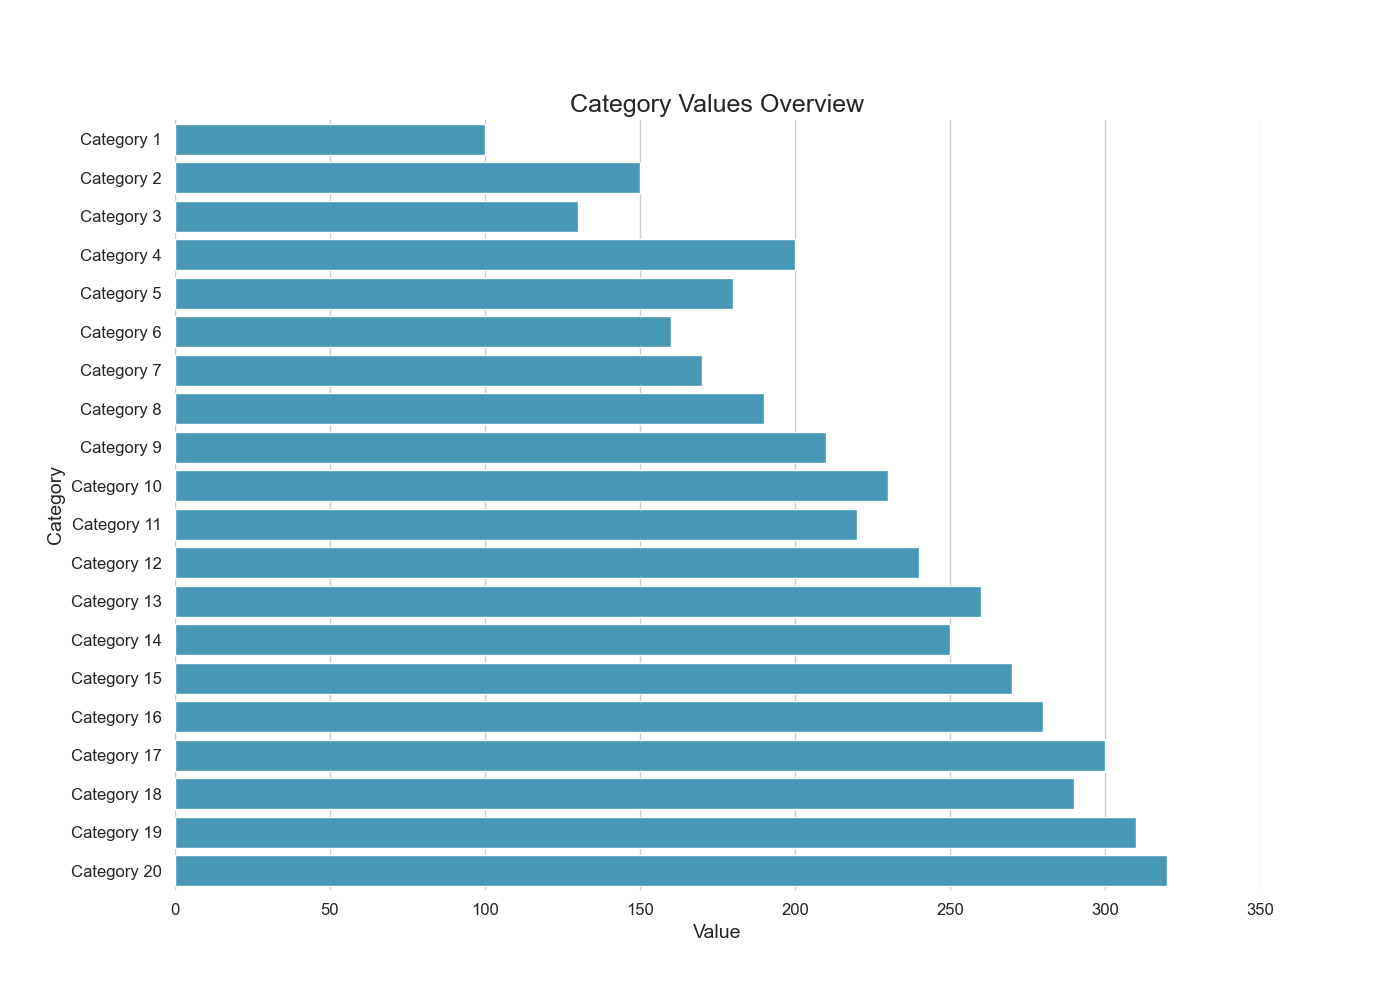

Recreate this plot in Python.

import seaborn as sns
import pandas as pd
import matplotlib.pyplot as plt

# Create a DataFrame from the data points provided
data = {
    'Category': [f'Category {i}' for i in range(1, 21)],
    'Value': [100, 150, 130, 200, 180, 160, 170, 190, 210, 230, 220, 240, 260, 250, 270, 280, 300, 290, 310, 320]
}

df = pd.DataFrame(data)

# Set the aesthetic style of the plots
sns.set_theme(style="whitegrid")

# Create the bar plot and modify it according to the given options
plt.figure(figsize=(14, 10))  # Change width and height of chart
barplot = sns.barplot(y='Category', x='Value', data=df, color="#33A1C9", orient='h')  # Horizontal and specific color

# Modify the width of bars using 'dodge'
barplot.set(xlim=(0, 350))  # Accommodate the increased bar width
sns.despine(left=True, bottom=True)

# Adjust the appearance of the plot
plt.title('Category Values Overview', fontsize=18)
plt.xlabel('Value', fontsize=14)
plt.ylabel('Category', fontsize=14)
plt.xticks(fontsize=12)
plt.yticks(fontsize=12)

# Show the barplot
plt.show()
